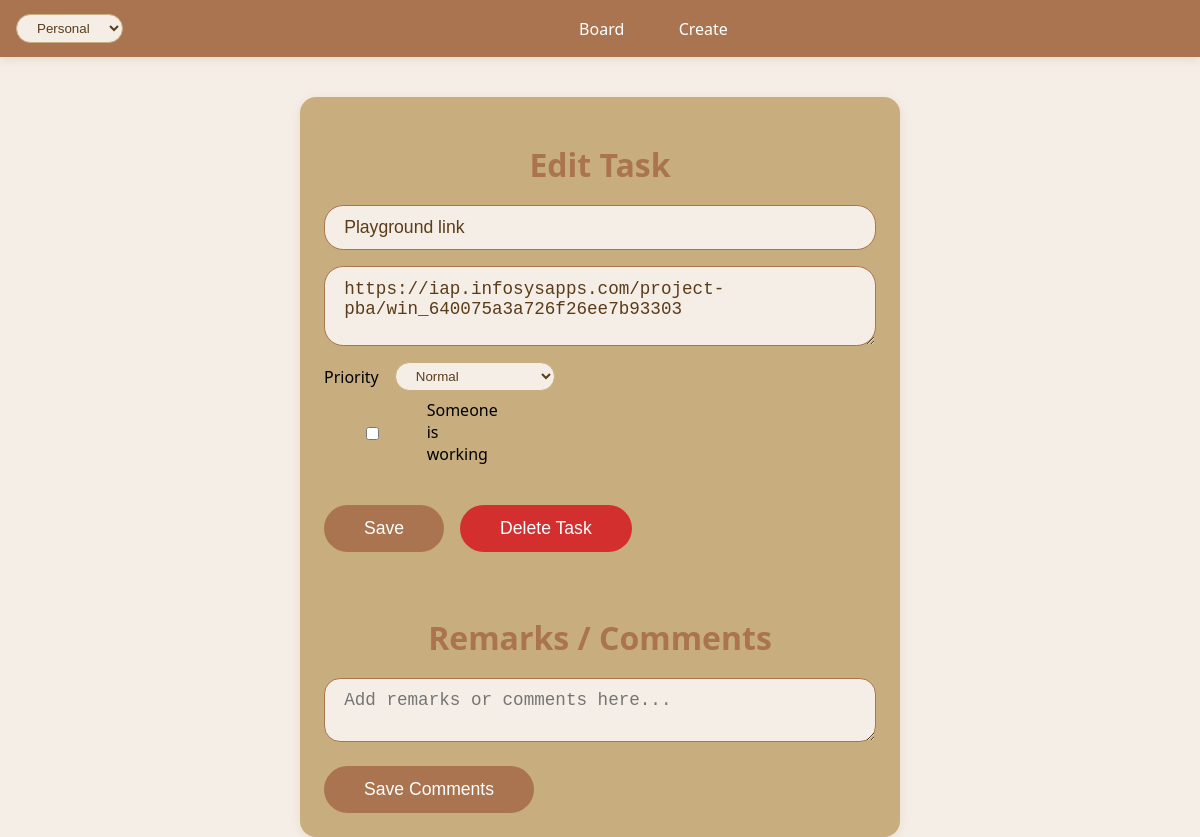
/task/23/, run on the app's committed database.
### board/models.py (models this page shows, shortened)
class Space(models.Model):
    name = models.CharField(max_length=50, unique=True)
    created = models.DateTimeField(auto_now_add=True)

class Task(models.Model):
	STATUS_CHOICES = [
		("planned", "Planned"),
		("in-progress", "In Progress"),
		("in-review", "In Review"),
		("done", "Done"),
		("cancelled", "Cancelled"),
	]
	PRIORITY_CHOICES = [
		('low', 'Low'),
		('normal', 'Normal'),
		('high', 'High'),
	]
	short_description = models.CharField(max_length=100)
	description = models.TextField()
	status = models.CharField(max_length=20, choices=STATUS_CHOICES, default="planned")
	workspace = models.ForeignKey('Space', null=True, blank=True, on_delete=models.CASCADE, related_name='tasks')
	comments = models.TextField(blank=True, default="")
	priority = models.CharField(max_length=10, choices=PRIORITY_CHOICES, default='normal')
	is_working = models.BooleanField(default=False) # Indicates someone is currently working on the task

### board/views.py (the view, shortened to what this page needs)
# urls.py: path('task/<int:task_id>/', views.task_detail, name='task_detail'),
def task_detail(request, task_id):
	task = get_object_or_404(Task, id=task_id)
	return render(request, "board/task_detail.html", {"task": task})

### board/context_processors.py (called while the page is built)
def spaces_processor(request):
    spaces_qs = Space.objects.all().order_by('name')
    spaces = [s.name for s in spaces_qs]
    default_space = spaces[0] if spaces else 'office'
    current_workspace = request.session.get('current_workspace', default_space)
    if current_workspace not in spaces and spaces:
        current_workspace = spaces[0]
        request.session['current_workspace'] = current_workspace
    return {
        'spaces': spaces,
        'current_workspace': current_workspace,
    }

### board/templates/board/task_detail.html (shortened to what this page needs)
{% extends 'base.html' %}
{% block content %}
<div class="create-task-section" style="margin: 2.5rem auto 0 auto;">
    <h2>Edit Task</h2>
    <form method="post">
        <input type="text" name="short_description" value="{{ task.short_description }}" placeholder="Short description" required />
        <textarea name="description" placeholder="Description" required>{{ task.description }}</textarea>
        <div class="form-row" style="display:flex; flex-direction:column; gap:0.5rem;">
            <div class="form-priority-row">
                <label for="id_priority">Priority</label>
                <select name="priority" id="id_priority" class="form-priority-select">
                    <option value="normal" {% if task.priority == 'normal' %}selected{% endif %}>Normal</option>
                </select>
            </div>
            <div class="form-checkbox-row">
                <label for="id_is_working">
                    <input type="checkbox" name="is_working" id="id_is_working" {% if task.is_working %}checked{% endif %}>
                    <span>Someone is working</span>
                </label>
            </div>
        </div>
        <div style="display: flex; gap: 1rem; margin-top: 1rem;">
            <button type="submit" name="save">Save</button>
            <button type="button" onclick="confirmDelete()" style="background: #d32f2f; color: white;">Delete Task</button>
        </div>
    </form>
    <div style="margin-top:2rem;width:100%;">
        <h3 style="color: var(--coffee-brown);">Remarks / Comments</h3>
        <form method="post">
            <textarea name="comments" placeholder="Add remarks or comments here..." style="width:100%;min-height:60px;border-radius:1rem;">{{ task.comments }}</textarea>
            <button type="submit" style="margin-top:0.5rem;">Save Comments</button>
        </form>
    </div>
</div>
{% endblock %}

### board/templates/base.html (shortened to what this page needs)
{% load static %}
<!DOCTYPE html>
<html lang="en">
<head>
    <link rel="stylesheet" href="{% static 'css/forms.css' %}">
</head>
<body>
    <nav class="navbar">
        <div class="workspace-toggle">
            <form id="workspace-form" method="get" style="margin:0;">
                <select name="workspace" id="workspace-select" onchange="this.form.submit()">
                    {% for sp in spaces %}
                        <option value="{{ sp }}" {% if current_workspace == sp %}selected{% endif %}>{{ sp|title }}</option>
                    {% empty %}
                        <option value="office" {% if current_workspace == 'office' %}selected{% endif %}>Office</option>
                        <option value="home" {% if current_workspace == 'home' %}selected{% endif %}>Home</option>
                    {% endfor %}
                </select>
            </form>
        </div>
        <div class="nav-links">
            <a href="/" class="{% if request.path == '/' %}active{% endif %}">Board</a>
            <a href="/create/" class="{% if request.path == '/create/' %}active{% endif %}">Create</a>
        </div>
    </nav>
    {% block content %}{% endblock %}
</body>
</html>

### board/static/css/forms.css (style rules this page uses)
.form-priority-row { display: flex; align-items: center; gap: 1rem; flex-wrap: wrap; }
.form-priority-row label { margin: 0; white-space: nowrap; }
.form-priority-select { min-width: 160px; max-width: 260px; }
.form-checkbox-row { display: flex; align-items: center; gap: 0.5rem; }
.form-checkbox-row label { margin: 0; min-width: 160px; display: inline-flex; align-items: center; gap: 0.4rem; }

### board/templates/base.html (style rules this page uses)
*, *::before, *::after { box-sizing: border-box; }
html, body { overflow-x: hidden; }
body { padding-left: 0.5rem; padding-right: 0.5rem; }
.navbar { width: 100%; background: var(--coffee-brown); color: var(--white); padding: 0.7rem 1rem; display: flex; justify-content: space-between; align-items: center; flex-wrap: wrap; box-shadow: 0 2px 8px #a9744f33; }
.navbar .nav-links { display: flex; gap: 1rem; justify-content: center; flex: 1 1 auto; min-width: 0; }
.navbar .workspace-toggle { display: flex; gap: 0.5rem; align-items: center; }
.navbar a { color: var(--white); text-decoration: none; font-size: 1rem; font-weight: 500; padding: 0.4rem 1.2rem; border-radius: 1.2rem; transition: background 0.2s; }
:root { --coffee-brown: #a9744f; --light-coffee: #c8ad7f; --cream: #f5eee6; --white: #fff; --tan: #e7d7c1; --border-radius: 1rem; --shadow: 0 2px 8px #c8ad7f44; }
body { font-family: 'Segoe UI', Arial, sans-serif; background: var(--cream); margin: 0; padding: 0; }
.create-task-section { background: var(--light-coffee); border-radius: 1rem; padding: 1.2rem 1.5rem 1.5rem 1.5rem; box-shadow: var(--shadow); margin-top: 2rem; display: flex; flex-direction: column; align-items: center; max-width: 600px; }
.create-task-section h2, .create-task-section h3 { color: var(--coffee-brown); margin-bottom: 1.2rem; font-size: 2rem; font-weight: 700; text-align: center; }
.create-task-section form { width: 100%; display: flex; flex-direction: column; gap: 1rem; }
.create-task-section input, .create-task-section textarea { width: 100%; border-radius: 1.2rem; border: 1.5px solid var(--coffee-brown); padding: 0.7rem 1.2rem; margin-bottom: 0; font-size: 1.1rem; background: var(--cream); color: #5a3c1a; box-sizing: border-box; }
.create-task-section textarea { min-height: 80px; resize: vertical; }
.create-task-section button { background: var(--coffee-brown); color: var(--white); border: none; border-radius: 2rem; padding: 0.8rem 2.5rem; font-size: 1.1rem; font-weight: 500; cursor: pointer; transition: background 0.2s; align-self: flex-start; margin-top: 0.5rem; }
select { border-radius: 1.2rem; border: 1px solid var(--light-coffee); padding: 0.3rem 1rem; background: var(--cream); color: #5a3c1a; }
.navbar a, .workspace-toggle select { max-width: 100%; }

### data on the page
Space: workspace "Personal"
Task: short_description "Playground link", description "https://iap.infosysapps.com/project-pba/win_640075a3a726f26ee7b93303", priority "Normal"
